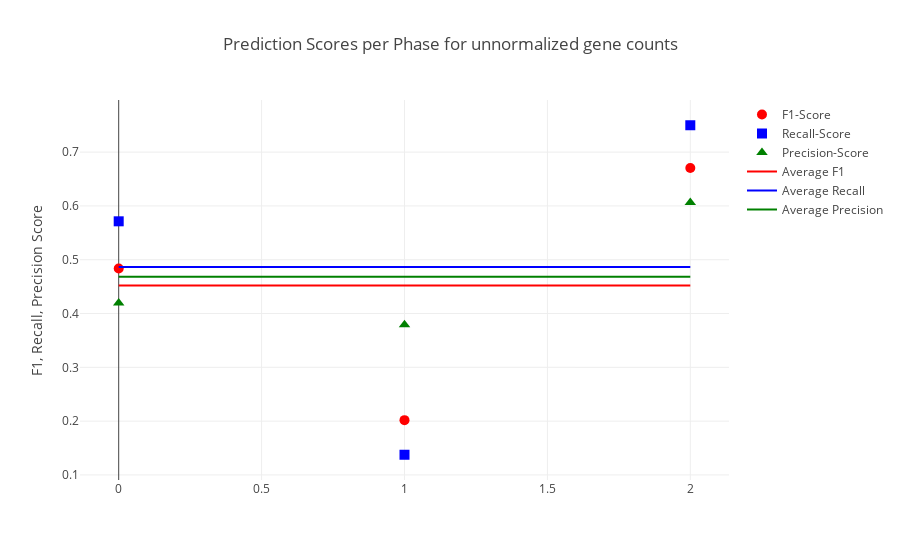
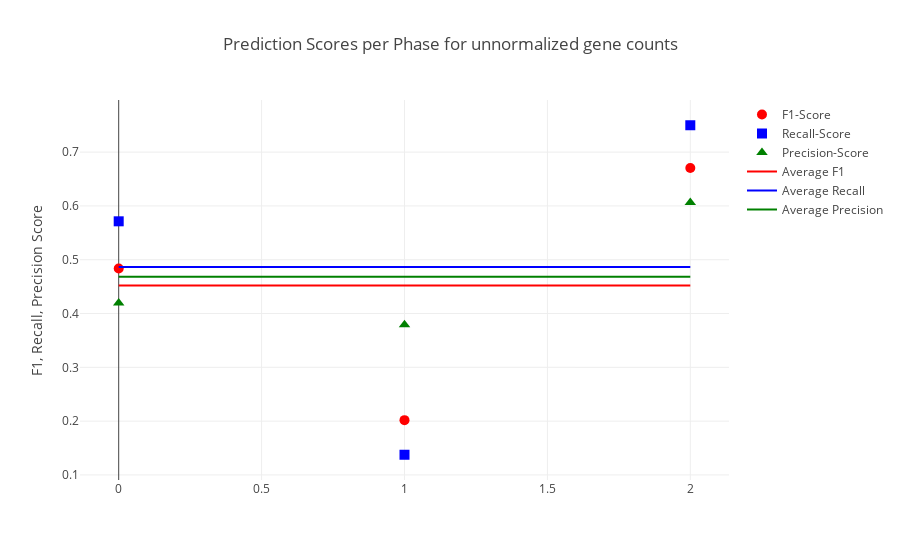

These figures' notebook cell, in order:
### Code cell
evaluation = helper.evaluate_prediction(prediction_table, label=label)

iplot(helper.plot_evaluation(*evaluation, average=True, xaxislbl=["G1","S","G2M"], title="Prediction Scores per Phase for unnormalized gene counts"), image='svg')

### Figure 1 — Plotly figure (JSON) as saved in the notebook; plotly's stock layout.template omitted (floating-point values rounded to 4 significant figures)
{"data": [{"marker": {"color": "red", "size": 10, "symbol": "circle"}, "mode": "markers", "name": "F1-Score", "type": "scatter", "x": [0, 1, 2], "y": [0.4837, 0.2018, 0.6706]}, {"marker": {"color": "blue", "size": 10, "symbol": "square"}, "mode": "markers", "name": "Recall-Score", "type": "scatter", "x": [0, 1, 2], "y": [0.5714, 0.1375, 0.75]}, {"marker": {"color": "green", "size": 10, "symbol": "triangle-up"}, "mode": "markers", "name": "Precision-Score", "type": "scatter", "x": [0, 1, 2], "y": [0.4194, 0.3793, 0.6064]}, {"marker": {"color": "red", "size": 10}, "mode": "lines", "name": "Average F1", "type": "scatter", "x": [0, 1, 2], "y": [0.452, 0.452, 0.452]}, {"marker": {"color": "blue", "size": 10}, "mode": "lines", "name": "Average Recall", "type": "scatter", "x": [0, 1, 2], "y": [0.4863, 0.4863, 0.4863]}, {"marker": {"color": "green", "size": 10}, "mode": "lines", "name": "Average Precision", "type": "scatter", "x": [0, 1, 2], "y": [0.4683, 0.4683, 0.4683]}], "layout": {"title": "Prediction Scores per Phase for unnormalized gene counts", "xaxis": {"title": ["G1", "S", "G2M"]}, "yaxis": {"title": "F1, Recall, Precision Score"}}}

### Figure 2 — Plotly figure (JSON) as saved in the notebook; plotly's stock layout.template omitted (floating-point values rounded to 4 significant figures)
{"data": [{"marker": {"color": "red", "size": 10, "symbol": "circle"}, "mode": "markers", "name": "F1-Score", "type": "scatter", "x": [0, 1, 2], "y": [0.4837, 0.2018, 0.6706]}, {"marker": {"color": "blue", "size": 10, "symbol": "square"}, "mode": "markers", "name": "Recall-Score", "type": "scatter", "x": [0, 1, 2], "y": [0.5714, 0.1375, 0.75]}, {"marker": {"color": "green", "size": 10, "symbol": "triangle-up"}, "mode": "markers", "name": "Precision-Score", "type": "scatter", "x": [0, 1, 2], "y": [0.4194, 0.3793, 0.6064]}, {"marker": {"color": "red", "size": 10}, "mode": "lines", "name": "Average F1", "type": "scatter", "x": [0, 1, 2], "y": [0.452, 0.452, 0.452]}, {"marker": {"color": "blue", "size": 10}, "mode": "lines", "name": "Average Recall", "type": "scatter", "x": [0, 1, 2], "y": [0.4863, 0.4863, 0.4863]}, {"marker": {"color": "green", "size": 10}, "mode": "lines", "name": "Average Precision", "type": "scatter", "x": [0, 1, 2], "y": [0.4683, 0.4683, 0.4683]}], "layout": {"title": "Prediction Scores per Phase for unnormalized gene counts", "xaxis": {"title": ["G1", "S", "G2M"]}, "yaxis": {"title": "F1, Recall, Precision Score"}}}
